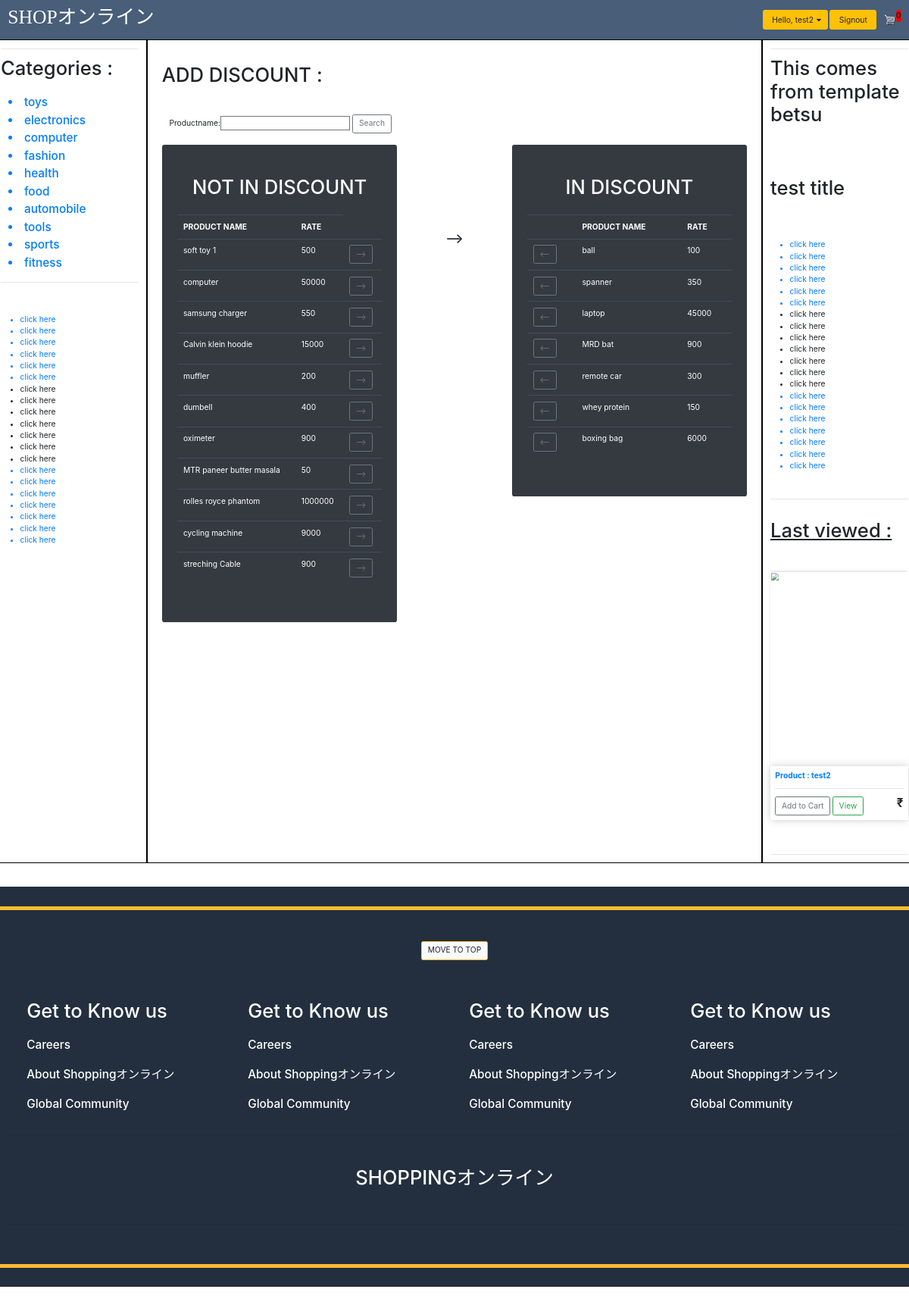
Screenshot of /products/adddiscount (signed in) with the database file from the repository.
### structure/models.py (models this page shows, shortened)
class categories(models.Model):
    categoryid = models.AutoField(primary_key=True)
    categoryname = models.CharField(max_length=30)
    description = models.CharField(max_length=50 , blank=True)
    categorypicture = models.ImageField(upload_to = "category_pictures", blank = True)

class products(models.Model):
    productid = models.AutoField(primary_key=True)
    productname = models.CharField(max_length=30)
    productdescription = models.CharField(max_length=50, blank=True)
    supplier = models.ForeignKey(suppliers, on_delete=models.CASCADE)
    category = models.ForeignKey(categories , on_delete= models.CASCADE)
    unit_price = models.IntegerField()
    discount = models.IntegerField(blank=True, default=0)
    instock = models.IntegerField(blank=True)
    available = models.BooleanField(default=True)
    currentorders = models.CharField(max_length=100 , blank=True)
    rank = models.IntegerField(blank=True , default=0)
    picture = models.ImageField(default = 'default.png' , upload_to = "product_pictures" , blank = True)
    likes = models.IntegerField(default=0 , blank=True)
    dislikes = models.IntegerField(default=0 , blank=True)
    created_at = models.DateTimeField(null=True , auto_now_add=True)

### products/views.py (the view, shortened to what this page needs)
# urls.py: path('adddiscount', views.adddiscount , name = "adddiscount"),
def adddiscount(request):
    if request.method == "GET":
        request.session['searchtype'] = 'home'
        request.session.modified = True
        if request.user.is_authenticated:
            curruser = request.user
            category = categories.objects.all()
            form = searchproductform()
            product = products.objects.all()
            cart_count = orderdetails.objects.filter(customer=request.user , order = None).count()
            context = {
                'curr_user' : curruser,
                'category' : category,
                'product' : product,
                'cart_count' : cart_count ,
                'form' : form
            }
            return render(request,'product/discount.html',context)

### homepage/forms.py
class searchproductform(ModelForm):
    def __init__(self, *args, **kwargs):
        super(searchproductform, self).__init__(*args, **kwargs)
        self.fields['productname'].required = False
    class Meta:
        model = products
        fields = ['productname']

### templates/product/discount.html (shortened to what this page needs)
<!DOCTYPE html>
{% extends "base.html" %}
{% load static %}
{% load bootstrap_tags %}
{% block leftnav %}
    <div class="right-nav">
        <hr>
        <h1> Categories : </h1><br>
            <div class="container">
                {% for cat in category %}
                    <h4><a href="{% url 'homepage:category' cat.categoryid %}" style="align-items: center;"><li>{{cat.categoryname}}</li></a></h4>
                {% endfor %}
            </div>
        <hr>
        <br><br>
        <ul>
            <a href="#"><li>click here</li></a>
            <a href="#"><li>click here</li></a>
            <a href="#"><li>click here</li></a>
            <a href="#"><li>click here</li></a>
            <a href="#"><li>click here</li></a>
            <a href="#"><li>click here</li></a>
            <li>click here</li>
            <li>click here</li>
            <li>click here</li>
            <li>click here</li>
            <li>click here</li>
            <li>click here</li>
            <li>click here</li>
            <a href="#"><li>click here</li></a>
            <a href="#"><li>click here</li></a>
            <a href="#"><li>click here</li></a>
            <a href="#"><li>click here</li></a>
            <a href="#"><li>click here</li></a>
            <a href="#"><li>click here</li></a>
            <a href="#"><li>click here</li></a>
        </ul>
    </div>
{% endblock %}
{% block rightnav %}
    <div class="right-nav">
        <hr>
        <h1> This comes from template betsu </h1>
        <br><br><br><br>
        <h1>test title</h1>
        <br><br><br>
        <ul>
            <a href=""><li>click here</li></a>
            <a href=""><li>click here</li></a>
            <a href=""><li>click here</li></a>
            <a href=""><li>click here</li></a>
            <a href=""><li>click here</li></a>
            <a href=""><li>click here</li></a>
            <li>click here</li>
            <li>click here</li>
            <li>click here</li>
            <li>click here</li>
            <li>click here</li>
            <li>click here</li>
            <li>click here</li>
            <a href=""><li>click here</li></a>
            <a href=""><li>click here</li></a>
            <a href=""><li>click here</li></a>
            <a href=""><li>click here</li></a>
            <a href=""><li>click here</li></a>
            <a href=""><li>click here</li></a>
            <a href=""><li>click here</li></a>
        </ul>
    </div>
{% endblock %}
{% block body %}
<br><br>
    <div class="container">
        <h1>ADD DISCOUNT : </h1> <br>
        <br>
        <form action = " {% url 'products:adddiscount' %}" enctype="multipart/form-data" method="POST">
            <div class="container sign-form">
                {{ form|as_bootstrap  }}
                <input type="submit" class = 'btn btn-outline-secondary' name="submit" value="Search">
            </div>
        </form>
        <br>
        <div class="row">
            <div class="col-lg-5">
                <div class="jumbotron bg-dark text-white">
                    <h1 style="text-align: center;">NOT IN DISCOUNT</h1><br>
                    <table class="table table-dark">
                        <tr>
                            <th>PRODUCT NAME</th>
                            <th>RATE</th>
                        </tr>
                        {% for pdt in product %}
                            {% if pdt.discount == 0 %}
                                <tr>
                                    <td>{{pdt.productname}}</td>
                                    <td>{{pdt.unit_price}}</td>
                                    <td>
                                        <a href="{% url 'products:setdiscount' pdt.productid %}"><button title="Add Discount" class="btn btn-outline-secondary"> --> </button></a>
                                    </td>
                                </tr>
                            {%endif%}
                        {% endfor %}
                    </table>
                </div>
            </div>
            <div class="col-lg-2">
                <h3 style="text-align: center; margin-top: 100%;">--></h3>
            </div>
            <div class="col-lg-5">
                <div class="jumbotron bg-dark text-white">
                    <h1 style="text-align: center;">IN DISCOUNT</h1><br>
                    <table class="table table-dark">
                        <tr>
                            <th></th>
                            <th>PRODUCT NAME</th>
                            <th>RATE</th>
                        </tr>
                        {% for pdt in product %}
                            {% if pdt.discount > 0 %}
                                <tr>
                                    <td>
                                        <a href="{% url 'products:setdiscount' pdt.productid %}"><button title="Remove Discount" class="btn btn-outline-secondary"> <-- </button></a>
                                    </td>
                                    <td>{{pdt.productname}}</td>
                                    <td>{{pdt.unit_price}}</td>
                                </tr>
                            {% endif %}
                        {% endfor %}
                    </table>
                </div>
            </div>
        </div>
    </div>
{% endblock %}

### templates/base.html (shortened to what this page needs)
<!DOCTYPE html>
{% load static %}
<html>
<head>
    <link rel="stylesheet" href="https://stackpath.bootstrapcdn.com/bootstrap/4.4.1/css/bootstrap.min.css">
    <link rel="stylesheet" type="text/css" href="{% static 'css/base.css' %}">
    <link rel="stylesheet" href="https://use.fontawesome.com/releases/v5.12.1/css/all.css">
</head>
<body>
        <nav class="navbar navbar-expand-lg" style="background-color: #485e79;">
        <a class="navbar-brand" href="{% url 'homepage:home' %}"> <h1 style="font-family: comicsans; color: white;" >SHOPオンライン</h1></a>
        <div class="collapse navbar-collapse" id="navbarSupportedContent">
            <ul class="navbar-nav mr-auto">
                <li class="nav-item active" style="display: inline;">
                    <a class="nav-link" href="#"> <span class="sr-only">(current)</span></a>
                </li>
            </ul>
            <div class="form-inline my-2 my-lg-0">
                {% if user.is_authenticated %}
                    <div class="dropdown">
                        <a href="#" class="btn btn-warning" style="margin: 4px;"><button class = "button btn-warning dropbtn" style="border: none;"> Hello, {{user.username}}</button><i class="fa fa-caret-down"></i></a>
                    </div>
                    <a href="{% url 'registration:signout' %}" class="btn btn-warning"> <button class = "button btn-warning" style="border: none;" onclick="return confirm('are you sure ?') "> Signout </button></a>
                {% else %}
                    <a href="{% url 'registration:signin' %}" style="margin: 4px;" class="btn btn-warning">Signin</a>
                    <a href="{% url 'registration:signup' %}" class="btn btn-warning">Signup</a>
                {% endif %}
                <a href="{% url 'cart:home' %}">
                    <img id="cart-icon" src="{% static 'img/cart.png' %}">
                </a>
                <p id="cart-total" style="background-color: red; border-radius: 22px; ">{{cart_count}}</p>
            </div>
        </div>
    </nav>
    <div class="row">
        <div class="col-md-2" style="border: 2px solid black; min-height: 1350px;">
            {% block leftnav %}
            {% endblock leftnav %}
        </div>
        <div class="col-md-8" style="border: 2px solid black;  min-height: 1350px;">
            {% block body %}
            {% endblock body %}
        </div>
        <div class="col-md-2" style="border: 2px solid black;  min-height: 1350px;">
            {% block rightnav %}
            {% endblock rightnav %}
            {% if request.session.current_pdt_id %}
                <br>
                <hr>
                <br>
                {% include 'nav content/rightnav/rightnav_recentproduct.html' %}
                <br><hr>
            {% endif %}
        </div>
    <br><br>
            <div style="background-color: #232F3E; height: 100%;">
                <br>
                <hr style="border-color: #ffbb33; border-width: 8px;">
                {% include 'landing/end.html' %}
                <hr style="border-color: #ffbb33; border-width: 8px;">
                <br>
            </div>
</body>
</html>

### templates/nav content/rightnav/rightnav_recentproduct.html
    <div>
        <h1> <u> Last viewed :</u> </h1>
        <br>
            <div class="pdt-box-rightnav">
                <a href="{% url 'products:home' request.session.current_pdt_id  %}">
                <img class="thumbnail" src={{request.session.current_pdt_pic}}>
                <div class="box-element product">
                    <h6><strong>Product : {{ request.session.current_pdt_name }}</strong></h6>
                    <hr></a>
            <a href="{% url 'products:addtocart' request.session.current_pdt_id %}"> <button  class="btn btn-outline-secondary add-btn">Add to Cart</button></a>
            <a class="btn btn-outline-success" href="{% url 'products:home' request.session.current_pdt_id %}">View</a>
            <h4 style="display: inline-block; float: right"><strong>₹{{request.session.current_pdt_price}}</strong></h4>
                </div>
            </div>
    </div>

### static/css/base.css (style rules this page uses)
html, body { zoom: 80%; max-width: 100%; overflow-x: hidden; }
#cart-total { text-decoration: none; cursor: pointer; font-weight: bold; }
.box-element { box-shadow: hsl(0, 0%, 80%) 0 0 16px; background-color: #fff; border-radius: 4px; padding: 10px; }
.product { border-radius: 0 0 4px 4px; }
.thumbnail { width: 100%; height: 400px; -webkit-box-shadow: -1px -3px 5px -2px rgba(214, 214, 214, 1); -moz-box-shadow: -1px -3px 5px -2px rgba(214, 214, 214, 1); box-shadow: -1px -3px 5px -2px rgba(214, 214, 214, 1); }
#cart-icon { width: 25px; display: inline-block; margin-left: 15px; }
.pdt-box-rightnav { margin: 30px 0px; }
.container { max-width: 100%; overflow:auto; }
fieldset, label { margin: 0; padding: 0; }

### rows the page displays
categories: categoryname "toys"
categories: categoryname "electronics"
categories: categoryname "computer"
categories: categoryname "fashion"
categories: categoryname "health"
categories: categoryname "food"
categories: categoryname "automobile"
categories: categoryname "tools"
categories: categoryname "sports"
categories: categoryname "fitness"
products: productname "soft toy 1", unit_price "500"
products: productname "computer", unit_price "50000"
products: productname "samsung charger", unit_price "550"
products: productname "Calvin klein hoodie", unit_price "15000"
products: productname "muffler", unit_price "200"
products: productname "dumbell", unit_price "400"
products: productname "oximeter", unit_price "900"
products: productname "MTR paneer butter masala", unit_price "50"
products: productname "rolles royce phantom", unit_price "1000000"
products: productname "cycling machine", unit_price "9000"
products: productname "streching Cable", unit_price "900"
products: productname "ball", unit_price "100"
products: productname "spanner", unit_price "350"
products: productname "laptop", unit_price "45000"
products: productname "MRD bat", unit_price "900"
products: productname "remote car", unit_price "300"
products: productname "whey protein", unit_price "150"
products: productname "boxing bag", unit_price "6000"

### other values shown
{{ user.username }} "test2"
{{ cart_count }} "0"
{{ request.session.current_pdt_name }} "test2"
